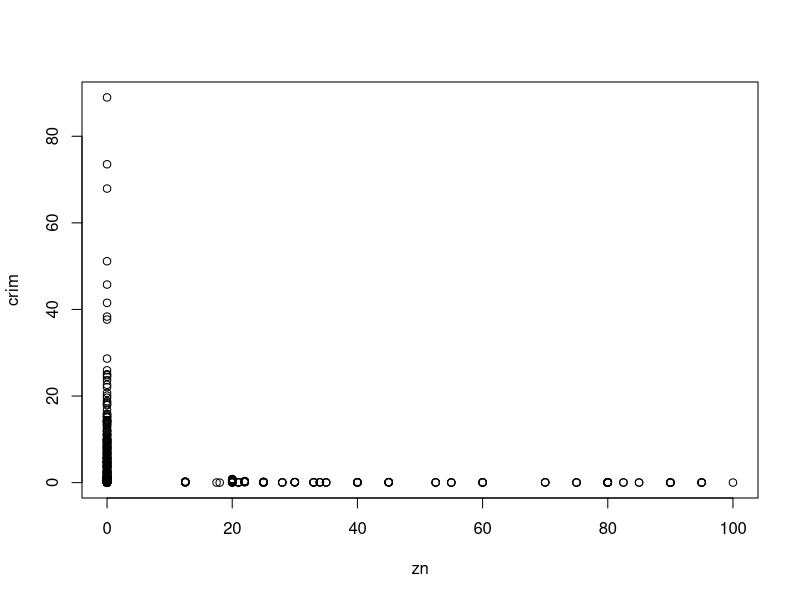
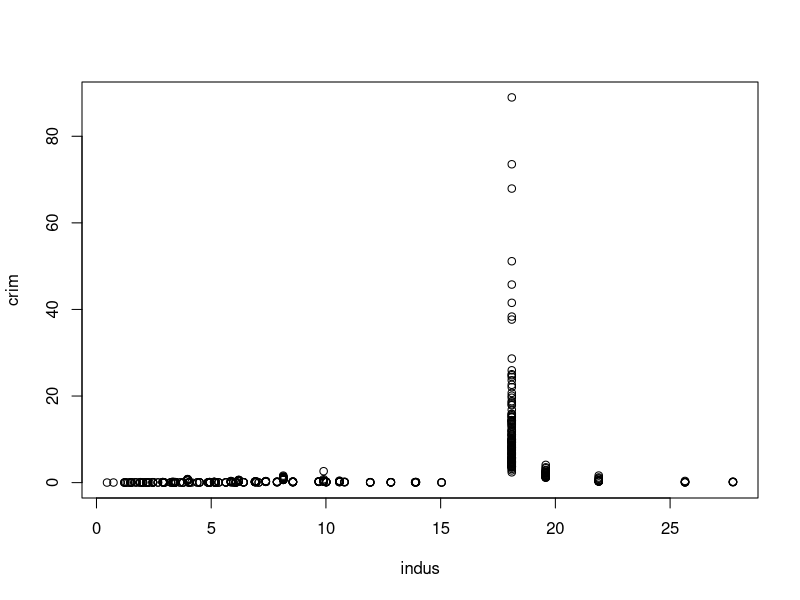
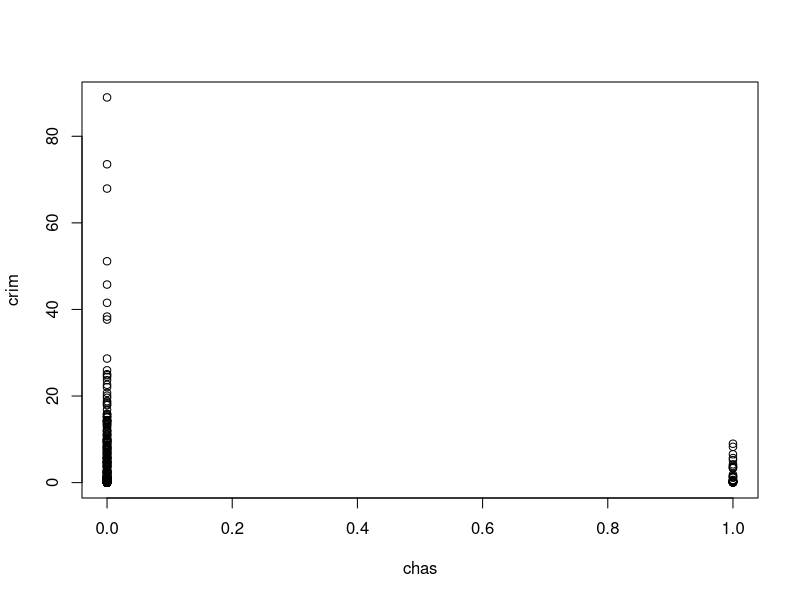
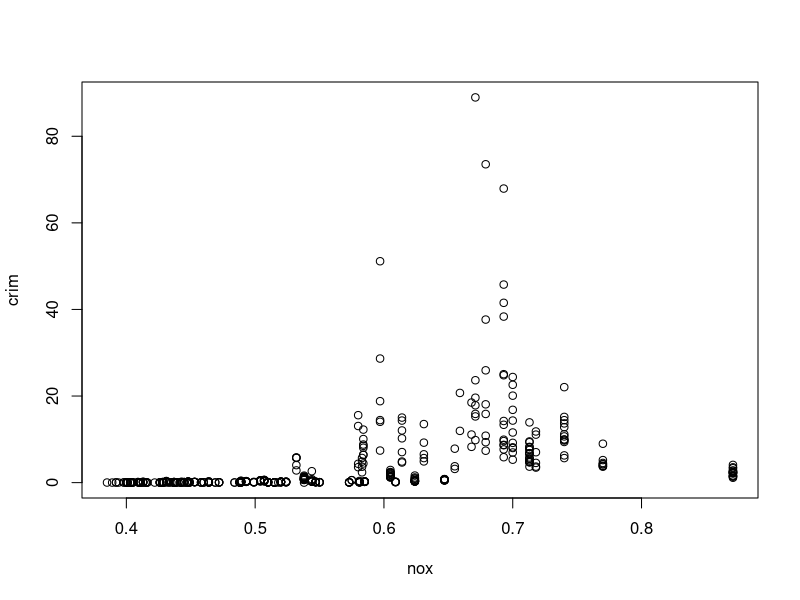
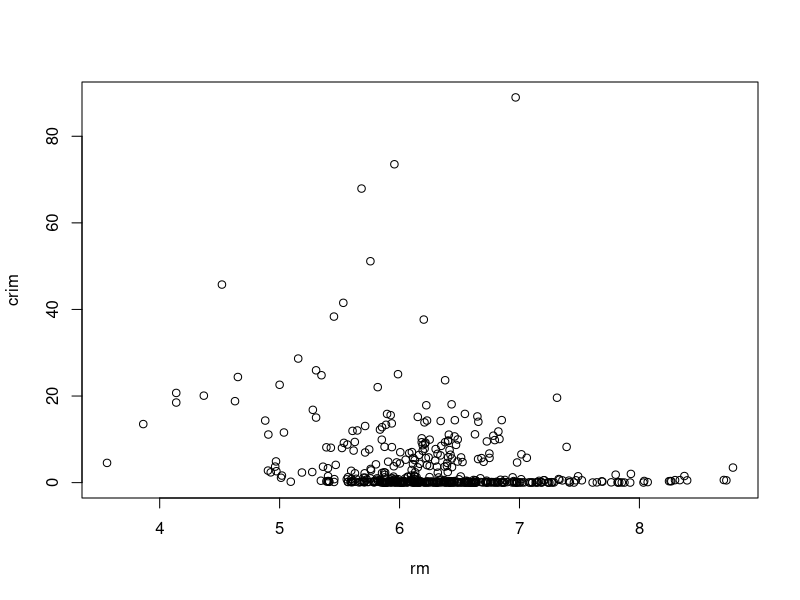
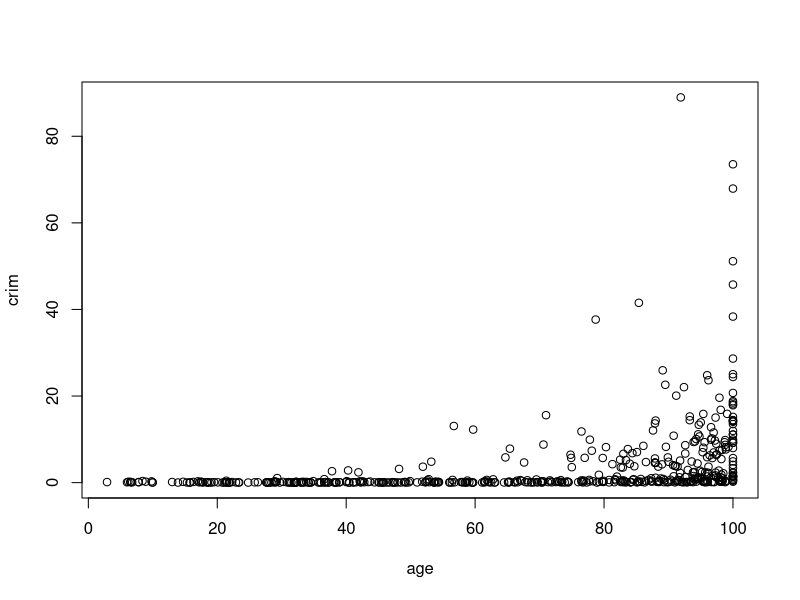
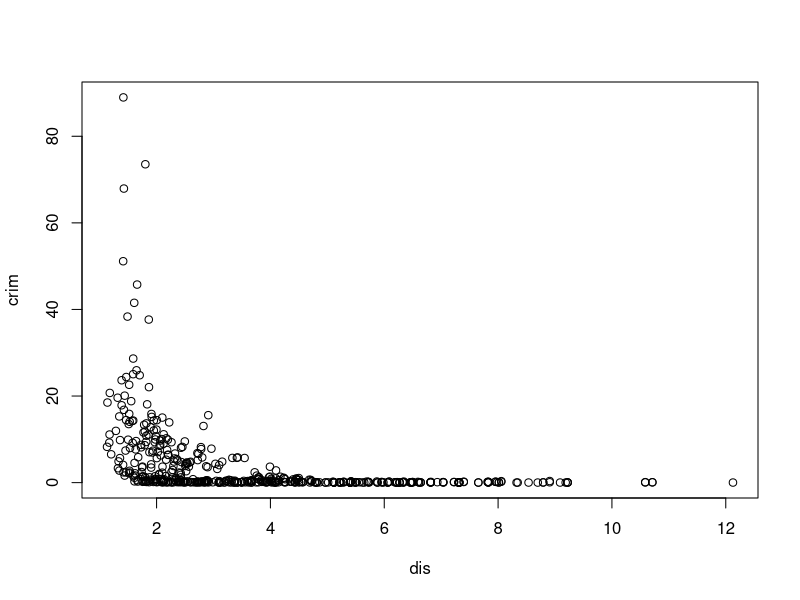
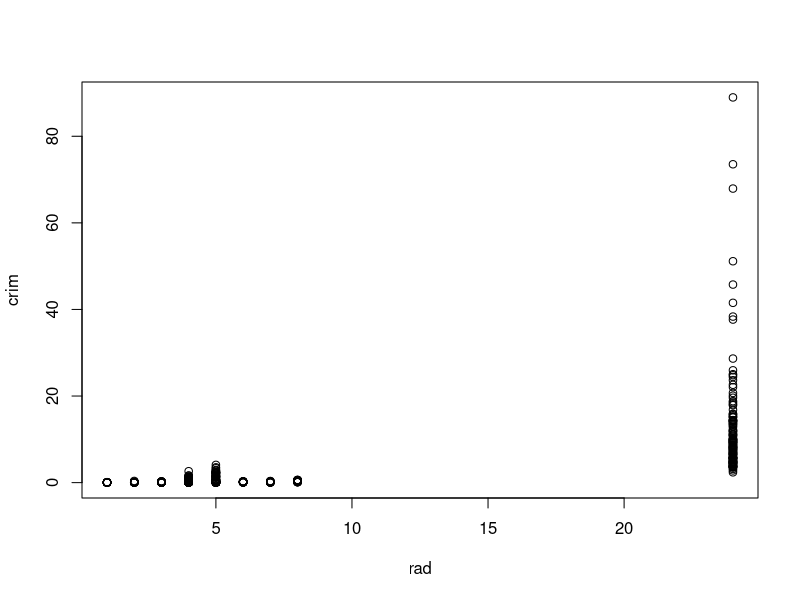

The R source for these figures, in order:
library(MASS)
data(Boston)
lm.fit.zn=lm(crim~zn,data=Boston)
summary(lm.fit.zn)
lm.fit.indus=lm(crim~indus,data=Boston)
summary(lm.fit.indus)
lm.fit.chas=lm(crim~chas,data=Boston)
summary(lm.fit.chas)
lm.fit.nox=lm(crim~nox,data=Boston)
summary(lm.fit.nox)
lm.fit.rm=lm(crim~rm,data=Boston)
summary(lm.fit.rm)
lm.fit.age=lm(crim~age,data=Boston)
summary(lm.fit.age)
lm.fit.dis=lm(crim~dis,data=Boston)
summary(lm.fit.dis)
lm.fit.rad=lm(crim~rad,data=Boston)
summary(lm.fit.rad)
lm.fit.tax=lm(crim~tax,data=Boston)
summary(lm.fit.tax)
lm.fit.ptratio=lm(crim~ptratio,data=Boston)
summary(lm.fit.ptratio)
lm.fit.black=lm(crim~black,data=Boston)
summary(lm.fit.black)
lm.fit.lstat=lm(crim~lstat,data=Boston)
summary(lm.fit.lstat)
lm.fit.medv=lm(crim~medv,data=Boston)
summary(lm.fit.medv)
plot(crim ~ . - crim, data = Boston)
